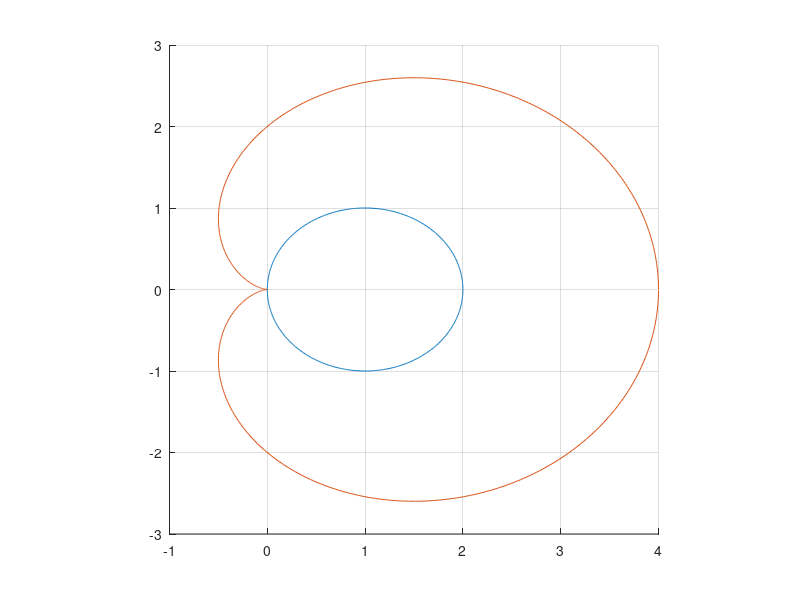

MATLAB code to generate this figure:
function PlotCurve
  delta = 0.01;
  t = 0:delta:2*pi;
  c = circ(t);

  hold on
  plot(c)
  plot(f(c))
  grid on
  hold off
  pbaspect([1 1 1])
  
end

function z = f(t)
  z = t.^2;
end

function z = circ(t)
  z = 1 + exp(1i * t);
end
